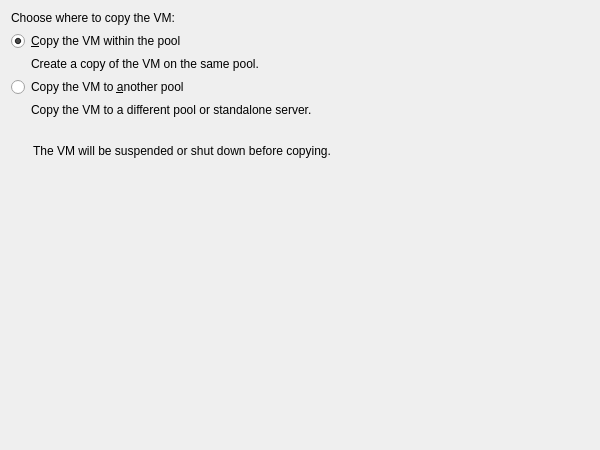
<?xml version="1.0" encoding="UTF-8"?>
<ui version="4.0">
 <class>CrossPoolMigrateCopyModePage</class>
 <widget class="QWizardPage" name="CrossPoolMigrateCopyModePage">
  <property name="geometry">
   <rect>
    <x>0</x>
    <y>0</y>
    <width>600</width>
    <height>450</height>
   </rect>
  </property>
  <property name="windowTitle">
   <string>Copy Mode</string>
  </property>
  <layout class="QVBoxLayout" name="verticalLayout">
   <item>
    <widget class="QLabel" name="labelRubric">
     <property name="text">
      <string>Choose where to copy the VM:</string>
     </property>
     <property name="wordWrap">
      <bool>true</bool>
     </property>
    </widget>
   </item>
   <item>
    <widget class="QRadioButton" name="intraPoolRadioButton">
     <property name="text">
      <string>&amp;Copy the VM within the pool</string>
     </property>
     <property name="checked">
      <bool>true</bool>
     </property>
    </widget>
   </item>
   <item>
    <widget class="QLabel" name="intraPoolDescriptionLabel">
     <property name="text">
      <string>Create a copy of the VM on the same pool.</string>
     </property>
     <property name="wordWrap">
      <bool>true</bool>
     </property>
     <property name="indent">
      <number>20</number>
     </property>
    </widget>
   </item>
   <item>
    <widget class="QRadioButton" name="crossPoolRadioButton">
     <property name="text">
      <string>Copy the VM to &amp;another pool</string>
     </property>
    </widget>
   </item>
   <item>
    <widget class="QLabel" name="crossPoolDescriptionLabel">
     <property name="text">
      <string>Copy the VM to a different pool or standalone server.</string>
     </property>
     <property name="wordWrap">
      <bool>true</bool>
     </property>
     <property name="indent">
      <number>20</number>
     </property>
    </widget>
   </item>
   <item>
    <spacer name="verticalSpacer">
     <property name="orientation">
      <enum>Qt::Vertical</enum>
     </property>
     <property name="sizeType">
      <enum>QSizePolicy::Fixed</enum>
     </property>
     <property name="sizeHint" stdset="0">
      <size>
       <width>20</width>
       <height>20</height>
      </size>
     </property>
    </spacer>
   </item>
   <item>
    <layout class="QHBoxLayout" name="warningsTable">
     <item>
      <widget class="QLabel" name="imgStopVM">
       <property name="sizePolicy">
        <sizepolicy hsizetype="Fixed" vsizetype="Fixed">
         <horstretch>0</horstretch>
         <verstretch>0</verstretch>
        </sizepolicy>
       </property>
       <property name="minimumSize">
        <size>
         <width>16</width>
         <height>16</height>
        </size>
       </property>
       <property name="maximumSize">
        <size>
         <width>16</width>
         <height>16</height>
        </size>
       </property>
       <property name="text">
        <string/>
       </property>
       <property name="pixmap">
        <pixmap resource="../images/images.qrc">:/images/000_Info3_h32bit_16.png</pixmap>
       </property>
       <property name="scaledContents">
        <bool>true</bool>
       </property>
      </widget>
     </item>
     <item>
      <widget class="QLabel" name="labelWarning">
       <property name="text">
        <string>The VM will be suspended or shut down before copying.</string>
       </property>
       <property name="wordWrap">
        <bool>true</bool>
       </property>
      </widget>
     </item>
    </layout>
   </item>
   <item>
    <spacer name="verticalSpacerBottom">
     <property name="orientation">
      <enum>Qt::Vertical</enum>
     </property>
     <property name="sizeHint" stdset="0">
      <size>
       <width>20</width>
       <height>40</height>
      </size>
     </property>
    </spacer>
   </item>
  </layout>
 </widget>
 <resources>
  <include location="../images/images.qrc"/>
 </resources>
 <connections/>
</ui>
